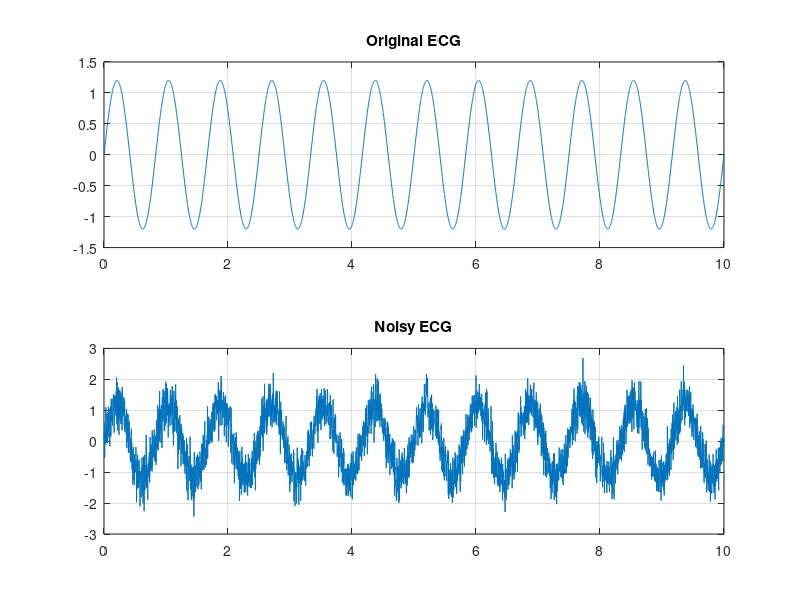

The MATLAB script that drew this image:
clc;
clear;

Fs = 360;              % Sampling frequency
t = 0:1/Fs:10;         % 10 seconds

% ECG-like waveform
ecg = 1.2*sin(2*pi*1.2*t);

% Add Gaussian noise
noise = 0.4*randn(size(t));

% Noisy ECG
ecg_noisy = ecg + noise;

% Format for Simulink From Workspace block
ecgSignal = [t' ecg_noisy'];

assignin('base','ecgSignal',ecgSignal);

% Plot
figure;
subplot(2,1,1);
plot(t,ecg);
title('Original ECG');
grid on;

subplot(2,1,2);
plot(t,ecg_noisy);
title('Noisy ECG');
grid on;
